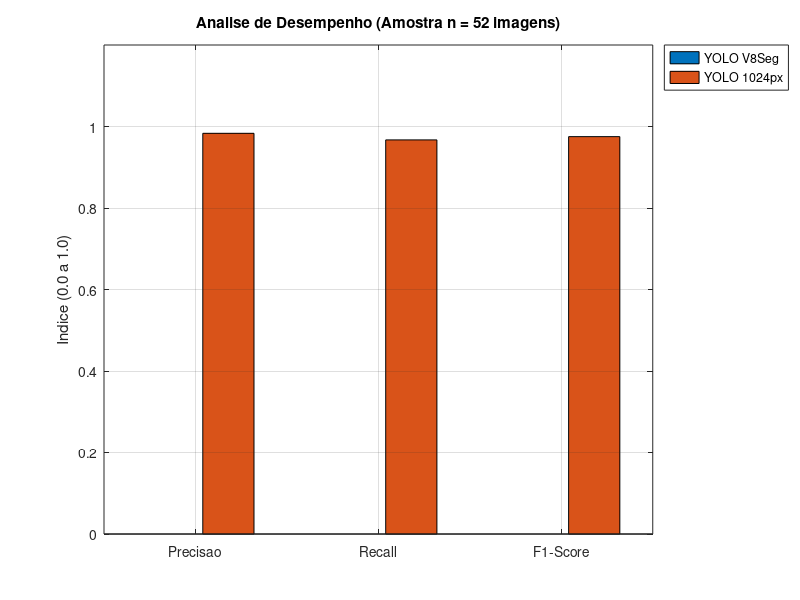

The MATLAB source for this figure:
% 1. Carregar os dados
% Pulamos 1 linha (header) e 1 coluna (nome do arquivo)
try
    dados_brutos = csvread('comparacao-yolo-1024-v8sseg-matrix-confusao-manual.csv', 1, 1);
catch
    error('Certifique-se de que o arquivo comparacao-yolo-1024-v8sseg-matrix-confusao-manual.csv esta na mesma pasta!');
end

% 2. Limpar a ultima coluna (Observacoes) e garantir apenas numeros
% Suas colunas numericas sao as 6 primeiras (3 para o 320px, 3 para o 1024px)
if size(dados_brutos, 2) > 6
    dados_brutos = dados_brutos(:, 1:6);
end

% 3. Filtrar apenas linhas que voce ja preencheu (amostra de 123)
somas_linhas = sum(abs(dados_brutos), 2);
dados = dados_brutos(somas_linhas > 0, :);

% 4. Somar os Totais
tp3 = sum(dados(:,1)); fp3 = sum(dados(:,2)); fn3 = sum(dados(:,3));
tp1 = sum(dados(:,4)); fp1 = sum(dados(:,5)); fn1 = sum(dados(:,6));

% 5. Funções de Cálculo (ajustadas para evitar divisao por zero)
p3 = tp3 / (tp3 + fp3 + (tp3+fp3==0));
r3 = tp3 / (tp3 + fn3 + (tp3+fn3==0));
f1_3 = 2 * (p3 * r3) / (p3 + r3 + (p3+r3==0));

p1 = tp1 / (tp1 + fp1 + (tp1+fp1==0));
r1 = tp1 / (tp1 + fn1 + (tp1+fn1==0));
f1_1 = 2 * (p1 * r1) / (p1 + r1 + (p1+r1==0));

% 6. Organizar para o gráfico
metricas = [p3, p1; r3, r1; f1_3, f1_1];

% 7. Gerar o Gráfico
figure;
h = bar(metricas);
set(gca, 'XTickLabel', {'Precisao', 'Recall', 'F1-Score'});
ylabel('Indice (0.0 a 1.0)');
% CORREÇÃO AQUI: num2str em vez de num2mstr
title(['Analise de Desempenho (Amostra n = ', num2str(size(dados, 1)), ' imagens)']);
legend('YOLO V8Seg', 'YOLO 1024px', 'location', 'northeastoutside');
grid on;
ylim([0 1.2]); % Espaço para a legenda
saveas(gcf, 'comparacao-yolo-1024-v8sseg-metricas.png');

% 8. Exibir resultados no Terminal para copiar para o texto do TCC
fprintf('\n================ RESULTADOS FINAIS ================\n');
fprintf('Imagens processadas: %d\n', size(dados, 1));
fprintf('---------------------------------------------------\n');
fprintf('MODELO V8Seg  | P: %.4f | R: %.4f | F1: %.4f\n', p3, r3, f1_3);
fprintf('MODELO 1024px | P: %.4f | R: %.4f | F1: %.4f\n', p1, r1, f1_1);
fprintf('===================================================\n');
